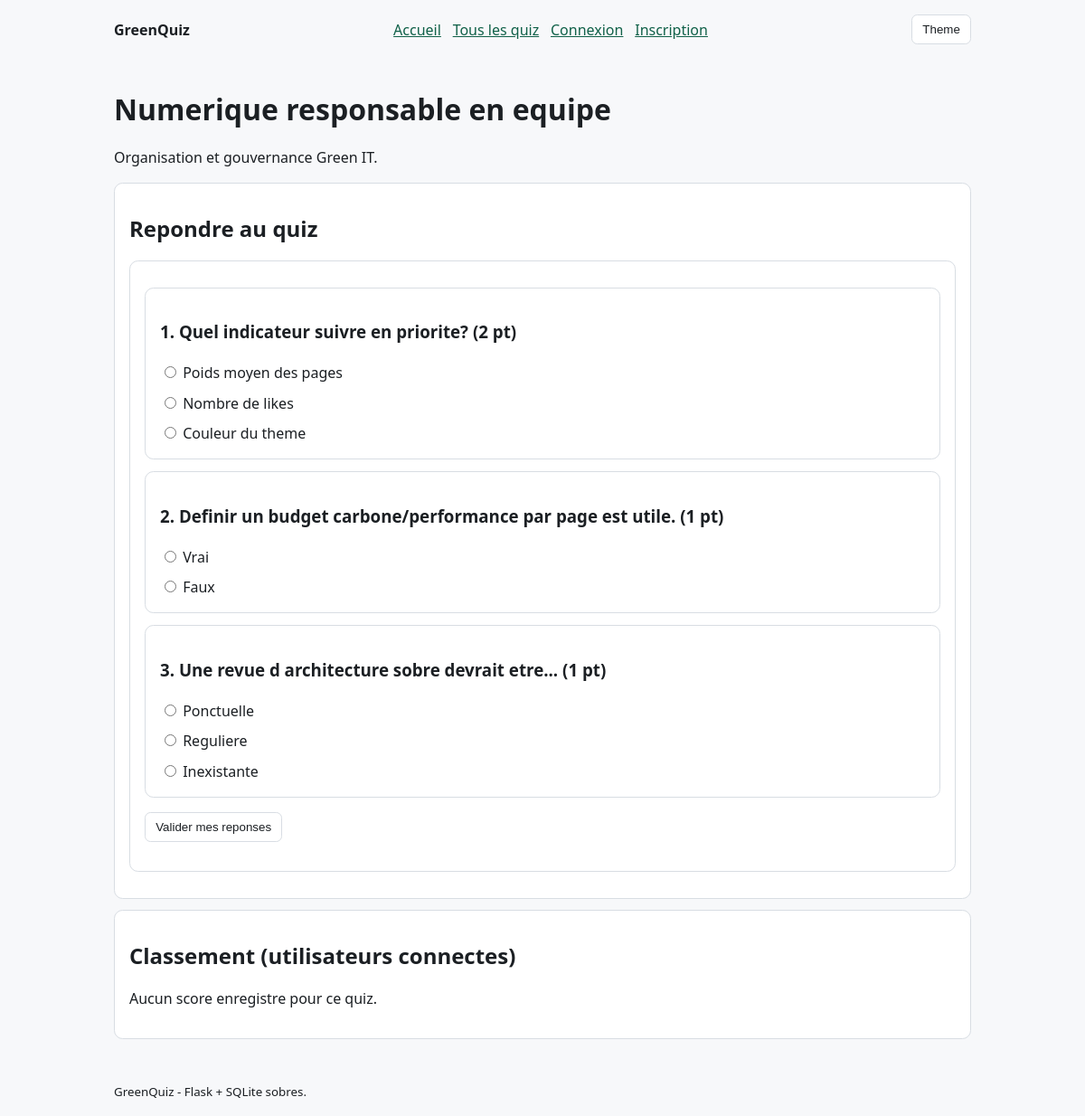
Screenshot of /quizzes/7 with the database file from the repository.
### tables this page shows
CREATE TABLE quizzes (
            id INTEGER PRIMARY KEY AUTOINCREMENT,
            titre TEXT NOT NULL,
            description TEXT NOT NULL,
            id_createur INTEGER NOT NULL,
            date_creation TEXT NOT NULL DEFAULT CURRENT_TIMESTAMP,
            difficulte TEXT NOT NULL CHECK(difficulte IN ('facile', 'moyen', 'difficile')),
            categorie TEXT NOT NULL,
            est_publique INTEGER NOT NULL DEFAULT 1,
            nombre_questions INTEGER NOT NULL DEFAULT 0,
            FOREIGN KEY(id_createur) REFERENCES users(id) ON DELETE CASCADE
        );

CREATE TABLE questions (
            id INTEGER PRIMARY KEY AUTOINCREMENT,
            id_quiz INTEGER NOT NULL,
            texte TEXT NOT NULL,
            type TEXT NOT NULL CHECK(type IN ('QCM', 'vrai/faux', 'reponse_courte')),
            reponses_possibles TEXT,
            reponse_correcte TEXT NOT NULL,
            points INTEGER NOT NULL DEFAULT 1,
            FOREIGN KEY(id_quiz) REFERENCES quizzes(id) ON DELETE CASCADE
        );

### app.py (the view)
@app.route("/quizzes/<int:quiz_id>")
def quiz_play(quiz_id: int):
    db = get_db()
    quiz = db.execute(
        """
        SELECT q.id, q.titre, q.description, q.id_createur, q.est_publique
        FROM quizzes q
        WHERE q.id = ? LIMIT 1
        """,
        (quiz_id,),
    ).fetchone()
    if not quiz:
        abort(404)
    user = current_user()
    if not quiz["est_publique"] and not can_manage_quiz(quiz, user):
        abort(403)
    questions = db.execute(
        "SELECT id, texte, type, reponses_possibles, points FROM questions WHERE id_quiz = ? ORDER BY id",
        (quiz_id,),
    ).fetchall()
    parsed_questions = []
    for row in questions:
        choices = []
        if row["type"] == "QCM" and row["reponses_possibles"]:
            try:
                choices = json.loads(row["reponses_possibles"])
            except json.JSONDecodeError:
                choices = []
        parsed_questions.append(
            {
                "id": row["id"],
                "texte": row["texte"],
                "type": row["type"],
                "points": row["points"],
                "choices": choices,
            }
        )
    leaderboard = db.execute(
        """
        SELECT u.username, s.score
        FROM sessions_quiz s
        JOIN users u ON u.id = s.id_utilisateur
        WHERE s.id_quiz = ?
        ORDER BY s.score DESC, s.created_at DESC
        LIMIT 20
        """,
        (quiz_id,),
    ).fetchall()
    return render_template("quiz_play.html", quiz=quiz, questions=parsed_questions, leaderboard=leaderboard)

### app.py (called while the page is built)
@app.context_processor
def inject_site_css():
    return {"site_css": SITE_CSS}

def get_db() -> sqlite3.Connection:
    if "db" not in g:
        g.db = sqlite3.connect(DB_PATH)
        g.db.row_factory = sqlite3.Row
    return g.db

def current_user():
    uid = session.get("uid")
    if not uid:
        return None
    return get_db().execute(
        "SELECT id, email, username, is_admin FROM users WHERE id = ? LIMIT 1", (uid,)
    ).fetchone()

@app.context_processor
def inject_user():
    return {"user": current_user()}

### templates/quiz_play.html
{% extends 'base.html' %}
{% block content %}
<h1>{{ quiz['titre'] }}</h1>
<p>{{ quiz['description'] }}</p>
<section>
  <h2>Repondre au quiz</h2>
  <form method="post" action="{{ url_for('quiz_submit', quiz_id=quiz['id']) }}">
    {% for q in questions %}
    <article>
      <h3>{{ loop.index }}. {{ q['texte'] }} ({{ q['points'] }} pt)</h3>
      {% if q['type'] == 'QCM' %}
        {% for choice in q['choices'] %}
        <label>
          <input type="radio" name="q_{{ q['id'] }}" value="{{ choice }}" required>
          {{ choice }}
        </label>
        {% endfor %}
      {% elif q['type'] == 'vrai/faux' %}
        <label><input type="radio" name="q_{{ q['id'] }}" value="vrai" required> Vrai</label>
        <label><input type="radio" name="q_{{ q['id'] }}" value="faux" required> Faux</label>
      {% else %}
        <input name="q_{{ q['id'] }}" placeholder="Votre reponse" required>
      {% endif %}
    </article>
    {% endfor %}
    <p><button type="submit">Valider mes reponses</button></p>
  </form>
</section>
<section>
  <h2>Classement (utilisateurs connectes)</h2>
  {% if leaderboard %}
    {% for row in leaderboard %}
    <p>{{ row['username'] }} - {{ row['score'] }}</p>
    {% endfor %}
  {% else %}
    <p>Aucun score enregistre pour ce quiz.</p>
  {% endif %}
</section>
{% endblock %}

### rows the page displays
quizzes: titre "Numerique responsable en equipe", description "Organisation et gouvernance Green IT."
questions: texte "Quel indicateur suivre en priorite?", points "2", choice "Poids moyen des pages" "Nombre de likes" "Couleur du theme"
questions: texte "Definir un budget carbone/performance par page est utile.", points "1"
questions: texte "Une revue d architecture sobre devrait etre...", points "1", choice "Ponctuelle" "Reguliere" "Inexistante"
